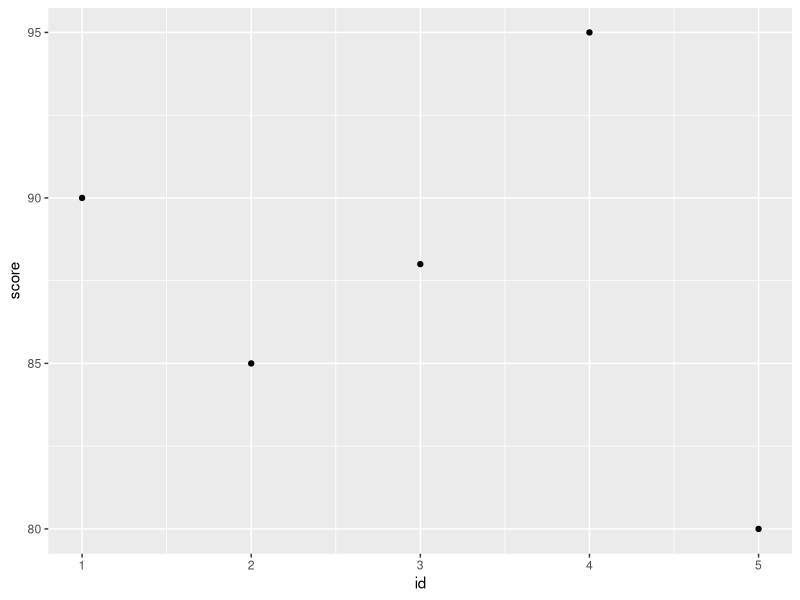
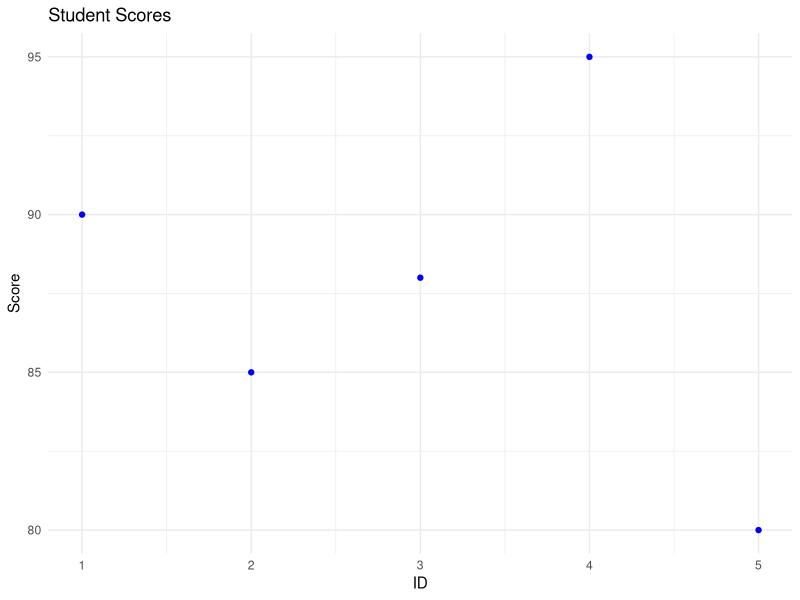
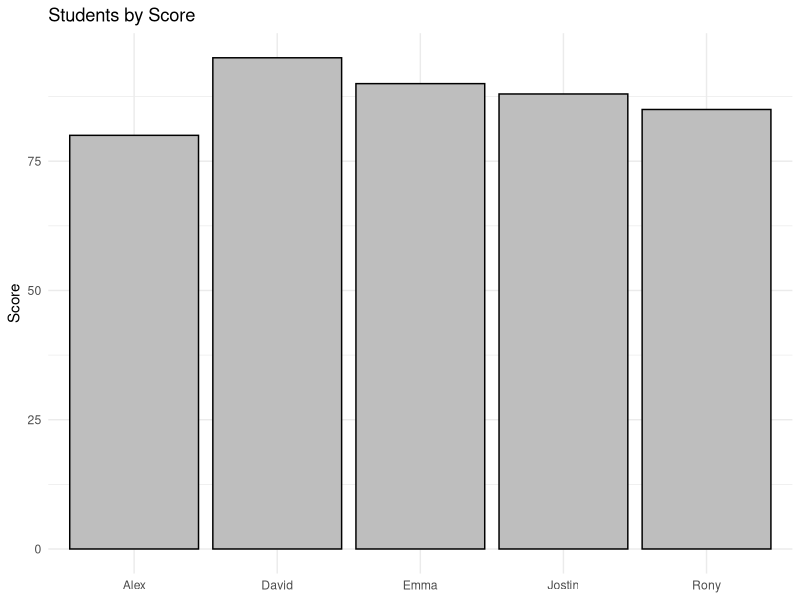

The R script that drew these images, in order:
## ---- chunk 1
knitr::opts_chunk$set(echo = TRUE)
library(tidyverse)
## ---- chunk 2
my_integer <- 42  # An integer
my_double  <- 42.5 # A double
## ---- chunk 3
my_character <- "Hello, world! I love econometrics!"
my_character
## ---- chunk 4
my_logical <- TRUE
is_greater <- (5 > 2) # Evaluates to TRUE

my_logical
is_greater
## ---- chunk 5
my_factor <- factor(c("Low", "Medium", "High", "Low", "Medium"))

my_factor
## ---- chunk 6
my_date     <- as.Date("2024-01-01")
my_datetime <- as.POSIXct("2024-01-01 12:00:00")

my_date
my_datetime
## ---- chunk 7
my_data_frame <- data.frame(
  id = 1:3,
  name = c("Alice", "Bob", "Charlie"),
  score = c(90, 85, 88)
)

my_tibble <- tibble(
  id = 1:3,
  name = c("Alice", "Bob", "Charlie"),
  score = c(90, 85, 88)
)
## ---- chunk 8
my_list <- list(name = "Eric Taylor", scores = c(90, 85, 88), passed = TRUE)
## ---- chunk 9
x <- 2 + 2
x
## ---- chunk 10
my_vector <- c(1, 2, 3, 4, 5)
my_vector
## ---- chunk 11
my_data_frame <- data.frame(
  id = 1:5,
  name = c("Emma", "Rony", "Jostin", "David", "Alex"),
  score = c(90, 85, 88, 95, 80)
)

my_data_frame
## ---- chunk 12
result <- sum(c(1, 2, 3, 4, 5))
result
## ---- chunk 13
c(1, 2, 3, 4, 5) %>%
  sum() 
## ---- chunk 14
filtered_data <- my_data_frame %>%
  filter(score > 85) %>%
  select(name, score)
## ---- chunk 15
# Add a new column 'passed' with boolean values: TRUE if score >= 85, FALSE otherwise
my_data_frame <- my_data_frame %>%
  mutate(passed = score >= 85)

my_data_frame
## ---- chunk 16
# Standardize the 'score' column
my_data_frame <- my_data_frame %>%
  mutate(score_standardized = (score - mean(score)) / sd(score))

my_data_frame

## ---- chunk 17
# Add a grade column based on standardized scores
my_data_frame <- my_data_frame %>%
  mutate(
    score_standardized = (score - mean(score)) / sd(score),
    grade = case_when(
      score_standardized >= 1  ~ "A",
      score_standardized >= 0  ~ "B",
      score_standardized < 0   ~ "C"
    )
  )

my_data_frame
## ---- chunk 18
average_score <- my_data_frame %>%
  summarise(mean_score = mean(score))

average_score
## ---- chunk 19
my_data_frame <- my_data_frame %>%
  mutate(class = if_else(id %% 2 == 0, "A", "B"))

my_data_frame
## ---- chunk 20
average_score_by_class <- my_data_frame %>%
  group_by(class) %>%
  summarise(mean_score = mean(score))

average_score_by_class
## ---- chunk 21
summary_statistics <- my_data_frame %>%
  summarise(
    mean_score = mean(score),
    median_score = median(score),
    sd_score = sd(score)
  )

summary_statistics
## ---- chunk 22
my_data_frame_with_mean <- my_data_frame %>%
  mutate(mean_score = mean(score))

my_data_frame_with_mean
## ---- chunk 23
ggplot(my_data_frame, aes(x = id, y = score)) +
  geom_point()
## ---- chunk 24
ggplot(my_data_frame, aes(x = id, y = score)) +
  geom_point(color = "blue") +
  labs(title = "Student Scores", x = "ID", y = "Score") +
  theme_minimal()
## ---- chunk 25
ggplot(my_data_frame, aes(y = score, x = as.factor(name))) +
  geom_col(color = "black", fill = "grey") +
  labs(title = "Students by Score", x = NULL, y = "Score") +
  theme_minimal()
